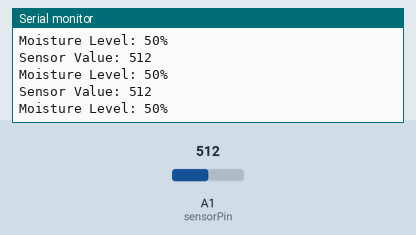
The sketch below on a simulated Arduino Uno, built with avr-gcc and run on an emulated ATmega328P. On the bench: the last lines printed to the serial monitor. The test bench sets the inputs (shaded band); at power-on: A1 (sensorPin) = 512.

Above: at 1.3 s.
1.4 s: A1 (sensorPin) set to 716
At 1.82 s:
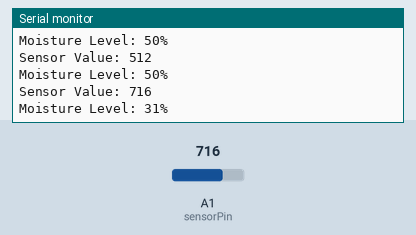
2.9 s: A1 (sensorPin) set to 900
At 3.32 s:
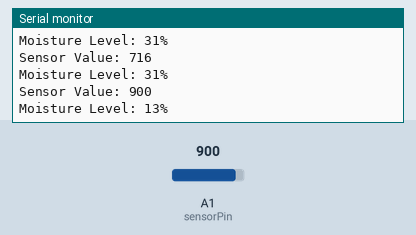
Timing chart, 0 to 5.9 s (numbered marks = the images above; inputs shaded):
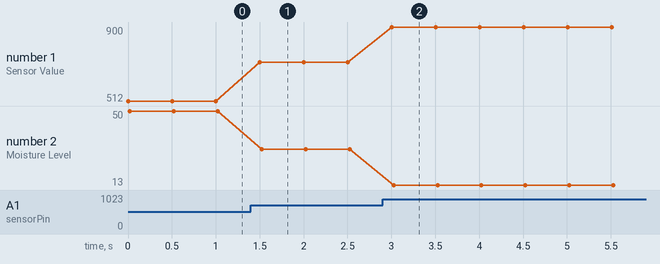

Measured:
- after the input at 1.4 s, the serial monitor: prints a new line after 0.10 s (image 1)
- after the input at 2.9 s, the serial monitor: prints a new line after 0.10 s (image 2)
- plotted number 1: 512 → 716 after the input at 1.4 s, 716 → 900 after the input at 2.9 s
- plotted number 2: 50 → 31 after the input at 1.4 s, 31 → 13 after the input at 2.9 s

The sketch:

sketch_mar27b.ino
```cpp
#define sensorPin A1  // Replace with the analog pin connected to the soil moisture sensor

int sensorValue;  // Variable to store the analog reading from the sensor
int moistureLevel;  // Variable to store the calculated moisture percentage

void setup() {
  Serial.begin(9600);  // Initialize serial communication for debugging
}

void loop() {
  // Read analog value from the sensor pin
  sensorValue = analogRead(sensorPin);

  // Map the sensor value (0-1023) to a moisture percentage (0-100%)
  // You might need to adjust these values based on your specific sensor characteristics
  moistureLevel = map(sensorValue, 0, 1023, 100, 0);  // Dry soil maps to 100%, wet soil maps to 0%

  // Print sensor value and moisture level for debugging
  Serial.print("Sensor Value: ");
  Serial.println(sensorValue);
  Serial.print("Moisture Level: ");
  Serial.print(moistureLevel);
  Serial.println("%");

  // Add logic here to control something based on moisture level (optional)
  // For example, turn on an LED or activate a pump if moisture falls below a threshold

  delay(500);  // Delay between readings (adjust as needed)
}
```
